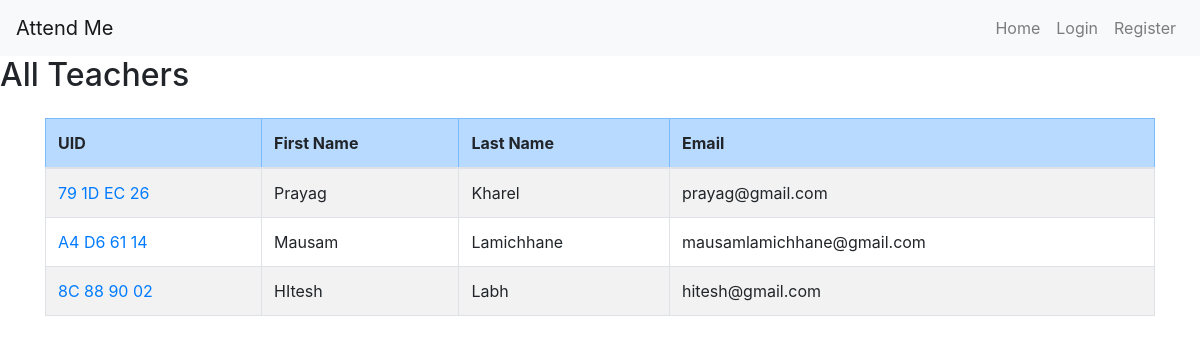
/admin/teachers (signed in), run on an earlier commit of the app's database.
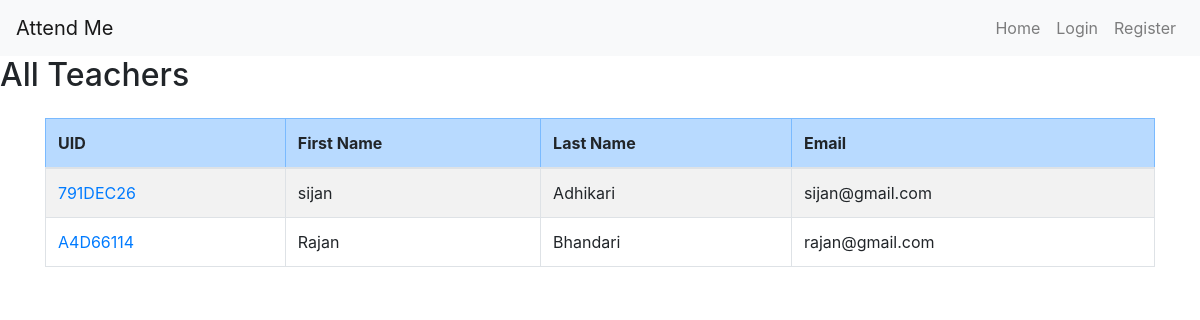
And on a later commit of the database.
### main.py (models this page shows)
class Ad_teacher(db.Model):
    uid: Mapped[str] = mapped_column(String(100), primary_key=True)
    email: Mapped[str] = mapped_column(String(100), unique=True, nullable=False)
    password: Mapped[str] = mapped_column(String(100), nullable=False)
    first_name: Mapped[str] = mapped_column(String(1000), nullable=False)
    last_name: Mapped[str] = mapped_column(String(100), nullable=False)

### main.py (the view)
@app.route('/admin/teachers')
def get_teachers():
    if session.get('user_role', '') != 'admin':
        flash("Unauthorized access!", "danger")
        return redirect(url_for('home'))
    teachers = Ad_teacher.query.all()  # This fetches all the rows
    teacher_list = []  # Empty list to store dictionaries
    for teacher in teachers:
        teacher_list.append({
            'first_name': teacher.first_name,
            'last_name': teacher.last_name,
            'email': teacher.email,
            'uid': teacher.uid
        })
    print("courses: ", teacher_list)
    return render_template('all_teachers.html',
                           teacher_list=teacher_list
                           )

### templates/all_teachers.html
{% extends "base.html" %} {% block content %}
<h2>All Teachers</h2>
<div class="container mt-4">
    <div class="table-responsive">
        <table class="table table-striped table-hover table-bordered">
            <thead class="table-primary">
                <tr>
                    <th>UID</th>
                    <th>First Name</th>
                    <th>Last Name</th>
                    <th>Email</th>
                </tr>
            </thead>
            <tbody>
                {% for teacher in teacher_list %}
                <tr>
                    <td><a href="{{ url_for('get_teachers', teacherid=teacher.uid) }}" class="text-decoration-none text-primary">{{ teacher.uid }}</a></td>
                    <td>{{ teacher.first_name }}</td>
                    <td>{{ teacher.last_name }}</td>
                    <td>{{ teacher.email }}</td>
                </tr>
                {% endfor %}
            </tbody>
        </table>
    </div>
</div>
{% endblock %}

### templates/base.html (shortened to what this page needs)
<!DOCTYPE html>
<html>
  <head>
    <link
      rel="stylesheet"
      href="https://stackpath.bootstrapcdn.com/bootstrap/4.5.2/css/bootstrap.min.css"
    />
  </head>
  <body>
    <nav class="navbar navbar-expand-lg navbar-light bg-light">
      <a class="navbar-brand" href="/">Attend Me</a>
      <div class="collapse navbar-collapse">
        <ul class="navbar-nav ml-auto">
          <li class="nav-item">
            <a class="nav-link" href="{{ url_for('home') }}">Home</a>
          </li>
          {% if not logged_in %}
          <li class="nav-item">
            <a class="nav-link" href="{{ url_for('login') }}">Login</a>
          </li>
          <li class="nav-item">
            <a class="nav-link" href="{{ url_for('register') }}">Register</a>
          </li>
          {% else %}
          <li class="nav-item">
            <a class="nav-link" href="{{ url_for('logout') }}">Log Out</a>
          </li>
          {% endif %}
        </ul>
      </div>
    </nav>
    {% block content %} {% endblock %}
  </body>
</html>

What changed in the data, as far as the page shows it:
removed Ad_teacher: uid "79 1D EC 26", first_name "Prayag", last_name "Kharel", email "prayag@gmail.com"
removed Ad_teacher: uid "A4 D6 61 14", first_name "Mausam", last_name "Lamichhane", email "mausamlamichhane@gmail.com"
removed Ad_teacher: uid "8C 88 90 02", first_name "HItesh", last_name "Labh", email "hitesh@gmail.com"
added Ad_teacher: uid "791DEC26", first_name "sijan", last_name "Adhikari", email "sijan@gmail.com"
added Ad_teacher: uid "A4D66114", first_name "Rajan", last_name "Bhandari", email "rajan@gmail.com"
